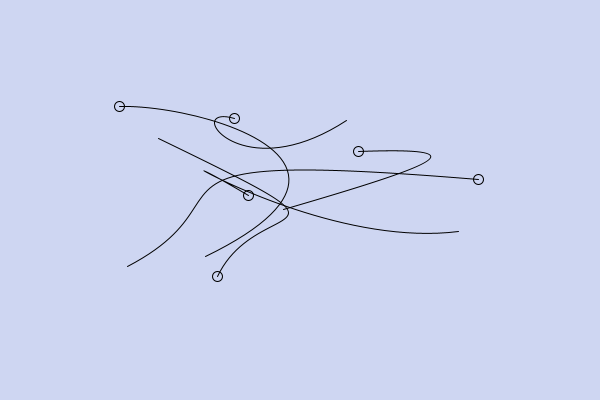
Frame 1 (no input)
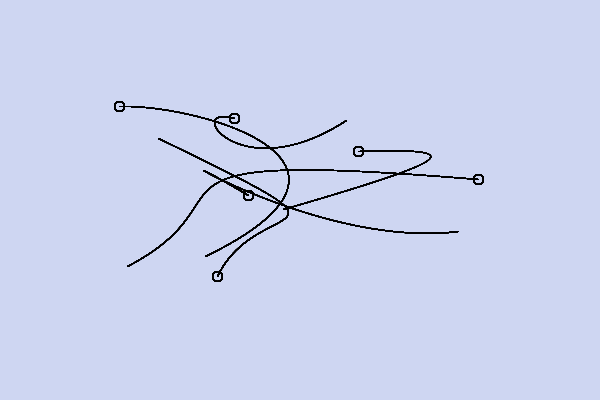
Frame 60 (the mouse pressed at the canvas centre just before this capture)
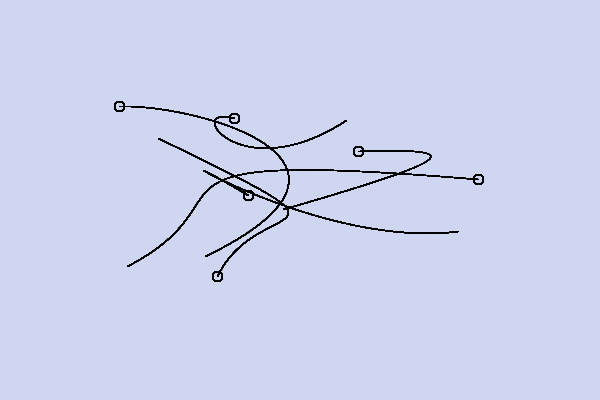
Frame 120 (the mouse held since frame 60 and released just before this capture)

The Processing sketch that drew these frames (run headless with seeded random() and noise(); from frame 60 on, the mouse is pressed at the canvas centre):

// Processing sketch: bigcurve3
// ── bigcurve3.pde
int NumPoints = 24;
float [] Xp;
float [] Yp;

void setup() {
   size(600, 400);
   background(206, 214, 242);
   noFill();
   Xp = new float[NumPoints];
   Yp = new float[NumPoints];
   for (int i=0; i<NumPoints; i++) {
      Xp[i] = random(100, 500);
      Yp[i] = random(100, 300);
   }
}

void draw() {
   for (int i=0; i<NumPoints; i+=4) {
      ellipse(Xp[i], Yp[i], 10, 10);
   }
   for (int i=0; i<NumPoints; i+=4) {
      bezier(Xp[i],   Yp[i],   Xp[i+1], Yp[i+1],
             Xp[i+2], Yp[i+2], Xp[i+3], Yp[i+3]);
   }
}
